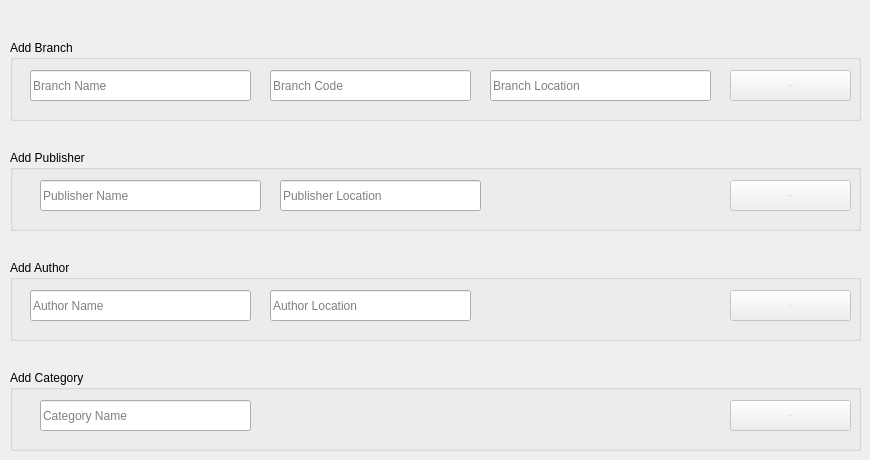
      <widget class="QWidget" name="tab_14">
       <attribute name="title">
        <string>Add Data</string>
       </attribute>
       <widget class="QGroupBox" name="groupBox">
        <property name="geometry">
         <rect>
          <x>10</x>
          <y>40</y>
          <width>851</width>
          <height>81</height>
         </rect>
        </property>
        <property name="title">
         <string>Add Branch</string>
        </property>
        <widget class="QLineEdit" name="lineEdit_21">
         <property name="geometry">
          <rect>
           <x>20</x>
           <y>30</y>
           <width>221</width>
           <height>31</height>
          </rect>
         </property>
         <property name="placeholderText">
          <string>Branch Name</string>
         </property>
        </widget>
        <widget class="QLineEdit" name="lineEdit_22">
         <property name="geometry">
          <rect>
           <x>260</x>
           <y>30</y>
           <width>201</width>
           <height>31</height>
          </rect>
         </property>
         <property name="placeholderText">
          <string>Branch Code</string>
         </property>
        </widget>
        <widget class="QLineEdit" name="lineEdit_23">
         <property name="geometry">
          <rect>
           <x>480</x>
           <y>30</y>
           <width>221</width>
           <height>31</height>
          </rect>
         </property>
         <property name="placeholderText">
          <string>Branch Location</string>
         </property>
        </widget>
        <widget class="QPushButton" name="pushButton_19">
         <property name="enabled">
          <bool>false</bool>
         </property>
         <property name="geometry">
          <rect>
           <x>720</x>
           <y>30</y>
           <width>121</width>
           <height>31</height>
          </rect>
         </property>
         <property name="font">
          <font>
           <pointsize>-1</pointsize>
          </font>
         </property>
         <property name="text">
          <string>Add Branch</string>
         </property>
        </widget>
       </widget>
       <widget class="QGroupBox" name="groupBox_2">
        <property name="geometry">
         <rect>
          <x>10</x>
          <y>150</y>
          <width>851</width>
          <height>81</height>
         </rect>
        </property>
        <property name="title">
         <string>Add Publisher</string>
        </property>
        <widget class="QLineEdit" name="lineEdit_24">
         <property name="geometry">
          <rect>
           <x>30</x>
           <y>30</y>
           <width>221</width>
           <height>31</height>
          </rect>
         </property>
         <property name="placeholderText">
          <string>Publisher Name</string>
         </property>
        </widget>
        <widget class="QLineEdit" name="lineEdit_25">
         <property name="geometry">
          <rect>
           <x>270</x>
           <y>30</y>
           <width>201</width>
           <height>31</height>
          </rect>
         </property>
         <property name="placeholderText">
          <string>Publisher Location</string>
         </property>
        </widget>
        <widget class="QPushButton" name="pushButton_20">
         <property name="enabled">
          <bool>false</bool>
         </property>
         <property name="geometry">
          <rect>
           <x>720</x>
           <y>30</y>
           <width>121</width>
           <height>31</height>
          </rect>
         </property>
         <property name="font">
          <font>
           <pointsize>-1</pointsize>
          </font>
         </property>
         <property name="text">
          <string>Add Publisher</string>
         </property>
        </widget>
       </widget>
       <widget class="QGroupBox" name="groupBox_3">
        <property name="geometry">
         <rect>
          <x>10</x>
          <y>260</y>
          <width>851</width>
          <height>81</height>
         </rect>
        </property>
        <property name="title">
         <string>Add Author</string>
        </property>
        <widget class="QLineEdit" name="lineEdit_27">
         <property name="geometry">
          <rect>
           <x>20</x>
           <y>30</y>
           <width>221</width>
           <height>31</height>
          </rect>
         </property>
         <property name="placeholderText">
          <string>Author Name</string>
         </property>
        </widget>
        <widget class="QLineEdit" name="lineEdit_28">
         <property name="geometry">
          <rect>
           <x>260</x>
           <y>30</y>
           <width>201</width>
           <height>31</height>
          </rect>
         </property>
         <property name="placeholderText">
          <string>Author Location</string>
         </property>
        </widget>
        <widget class="QPushButton" name="pushButton_21">
         <property name="enabled">
          <bool>false</bool>
         </property>
         <property name="geometry">
          <rect>
           <x>720</x>
           <y>30</y>
           <width>121</width>
           <height>31</height>
          </rect>
         </property>
         <property name="font">
          <font>
           <pointsize>-1</pointsize>
          </font>
         </property>
         <property name="text">
          <string>Add Author</string>
         </property>
        </widget>
       </widget>
       <widget class="QGroupBox" name="groupBox_4">
        <property name="geometry">
         <rect>
          <x>10</x>
          <y>370</y>
          <width>851</width>
          <height>81</height>
         </rect>
        </property>
        <property name="title">
         <string>Add Category</string>
        </property>
        <widget class="QLineEdit" name="lineEdit_29">
         <property name="geometry">
          <rect>
           <x>30</x>
           <y>30</y>
           <width>211</width>
           <height>31</height>
          </rect>
         </property>
         <property name="placeholderText">
          <string>Category Name</string>
         </property>
        </widget>
        <widget class="QPushButton" name="pushButton_22">
         <property name="enabled">
          <bool>false</bool>
         </property>
         <property name="geometry">
          <rect>
           <x>720</x>
           <y>30</y>
           <width>121</width>
           <height>31</height>
          </rect>
         </property>
         <property name="font">
          <font>
           <pointsize>-1</pointsize>
          </font>
         </property>
         <property name="text">
          <string>Add Category</string>
         </property>
        </widget>
       </widget>
      </widget>
